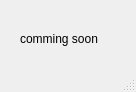
<?xml version="1.0" encoding="UTF-8"?>
<ui version="4.0">
 <class>SettingsWindow</class>
 <widget class="QMainWindow" name="SettingsWindow">
  <property name="geometry">
   <rect>
    <x>0</x>
    <y>0</y>
    <width>136</width>
    <height>92</height>
   </rect>
  </property>
  <property name="windowTitle">
   <string>MainWindow</string>
  </property>
  <widget class="QWidget" name="centralwidget">
   <widget class="QLabel" name="label">
    <property name="geometry">
     <rect>
      <x>20</x>
      <y>30</y>
      <width>98</width>
      <height>17</height>
     </rect>
    </property>
    <property name="text">
     <string>comming soon</string>
    </property>
   </widget>
  </widget>
  <widget class="QStatusBar" name="statusbar"/>
 </widget>
 <resources/>
 <connections/>
</ui>
